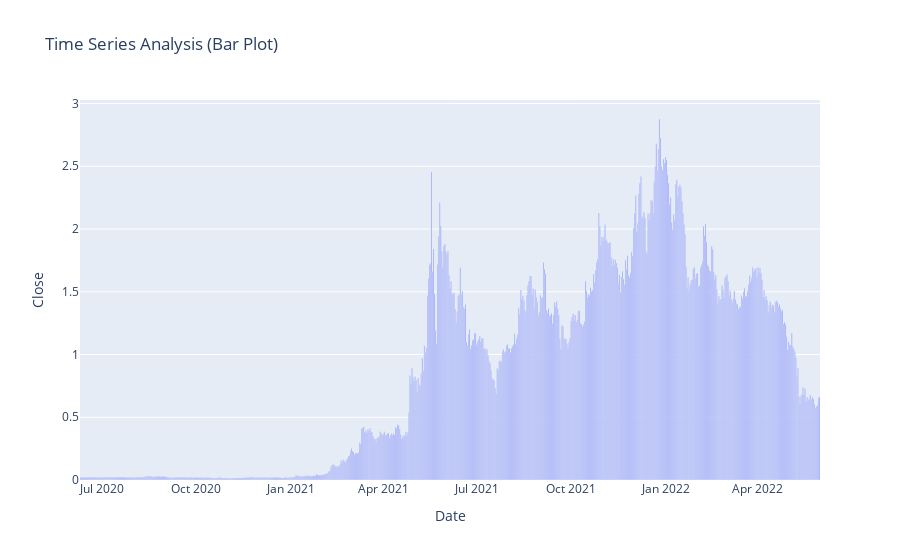

The code cell stored with this chart in its notebook:
### Code cell
figure = px.bar(data, x = data.index, 
                y = "Close", 
                title = "Time Series Analysis (Bar Plot)" )
figure.show()

### Figure 1 — Plotly figure (JSON) as saved in the notebook; plotly's stock layout.template omitted (floating-point values rounded to 4 significant figures; data arrays with more than 128 entries replaced by an {"elided": "..."} marker saying what was removed)
{"data": [{"alignmentgroup": "True", "hovertemplate": "Date=%{x}<br>Close=%{y}<extra></extra>", "legendgroup": "", "marker": {"color": "#636efa", "pattern": {"shape": ""}}, "name": "", "offsetgroup": "", "orientation": "v", "showlegend": false, "textposition": "auto", "type": "bar", "x": {"elided": "721 str values"}, "xaxis": "x", "y": {"elided": "721 float values"}, "yaxis": "y"}], "layout": {"barmode": "relative", "legend": {"tracegroupgap": 0}, "title": {"text": "Time Series Analysis (Bar Plot)"}, "xaxis": {"anchor": "y", "domain": [0, 1], "title": {"text": "Date"}}, "yaxis": {"anchor": "x", "domain": [0, 1], "title": {"text": "Close"}}}}
